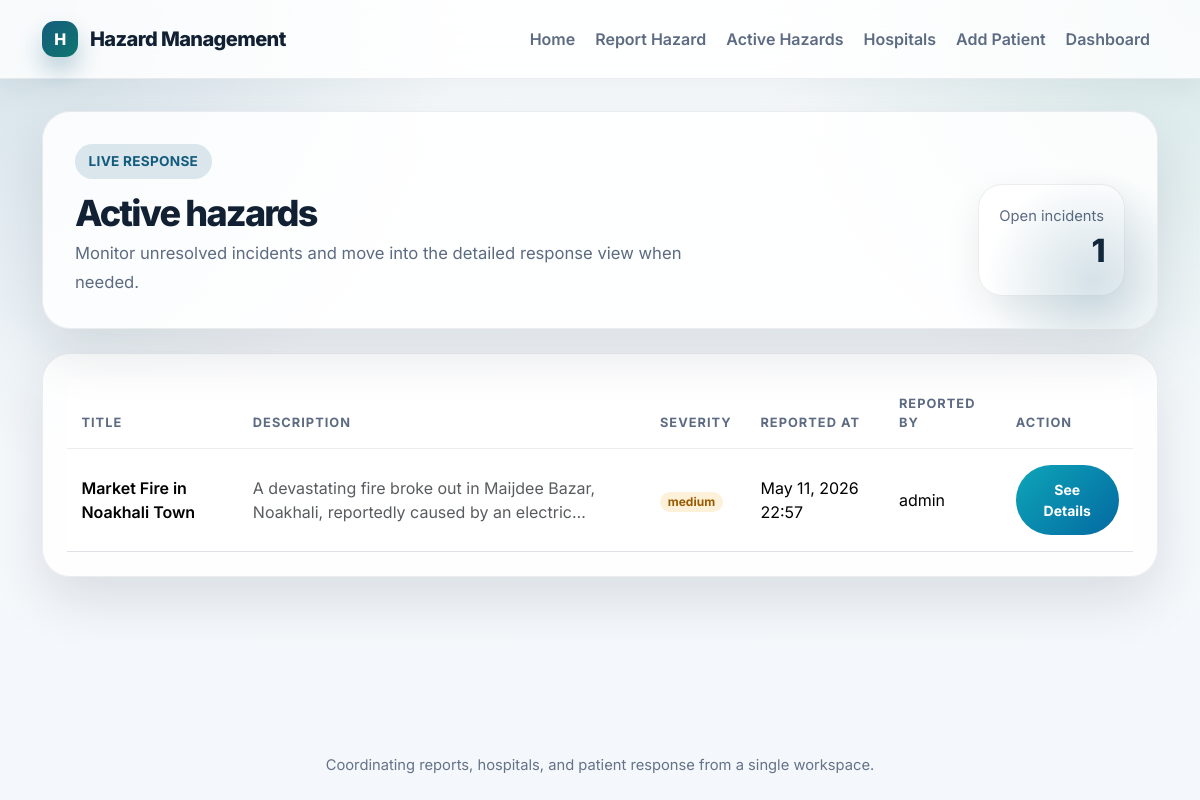
The app's page /active_hazard/ with its own data.
### Core/models.py (models this page shows, shortened)
class HazardReport(models.Model):
    SEVRITY_CHOICES=[
        ('Low','low'),
        ('Medimu','medium'),
        ('High','high')
    ]
    user = models.ForeignKey(
        settings.AUTH_USER_MODEL,
        on_delete=models.CASCADE
    )
    title = models.CharField(max_length=200)
    description = models.TextField()
    created_at = models.DateTimeField(auto_now_add=True)
    servity = models.CharField(max_length=100,choices=SEVRITY_CHOICES)
    status = models.CharField(
        max_length=20,
        choices=[
            ('active', 'Active'),
           ('resolved', 'Resolved')
        ],
        default='active',
    )

class User(AbstractUser):
    CATEGORY_CHOICES =(
        ('admin','admin'),
        ('volunteer','volunteer')
    )
    GENDER_CHOICES=(
        ('Male','male'),
        ('Female','female')
    )
    category = models.CharField(max_length=50,choices=CATEGORY_CHOICES)
    phone= models.CharField(max_length=20),
    date_of_birth = models.DateField(null=True,blank=True)
    gender=models.CharField(max_length=100,choices=GENDER_CHOICES)
    volunteer_id = models.CharField(max_length=50,unique=True,null=True,blank=True)
    profile_image = models.ImageField(upload_to='profiles/',null=True,blank=True)

### Core/views.py (the view)
# urls.py: path('active_hazard/',views.active_hazards,name="Active_hazard"),
def active_hazards(request):
    hazards = HazardReport.objects.filter(status='active')
    print("COUNT:", hazards.count())
    return render(request, 'active_hazard.html', {
        'hazards': hazards
    })

### Core/templates/active_hazard.html (shortened to what this page needs)
{% extends 'base.html' %}
{% block content %}
<section class="hero-panel mb-4">
    <div class="d-flex flex-column flex-md-row justify-content-between align-items-md-end gap-3">
        <div>
            <span class="eyebrow">Live response</span>
            <h1 class="page-title mb-2">Active hazards</h1>
            <p class="page-subtitle mb-0">Monitor unresolved incidents and move into the detailed response view when needed.</p>
        </div>
        <div class="metric-card text-md-end">
            <div class="metric-label">Open incidents</div>
            <div class="metric-value">{{ hazards|length }}</div>
        </div>
    </div>
</section>
<section class="surface-card">
    <div class="table-responsive">
        <table class="table table-hover align-middle">
            <thead>
                <tr>
                    <th>Title</th>
                    <th>Description</th>
                    <th>Severity</th>
                    <th>Reported At</th>
                    <th>Reported By</th>
                    <th>Action</th>
                </tr>
            </thead>
            <tbody>
                {% for h in hazards %}
                <tr>
                    <td class="fw-semibold">{{ h.title }}</td>
                    <td class="text-muted">{{ h.description|truncatechars:90 }}</td>
                    <td>
                        {% if h.servity == 'High' %}
                            <span class="badge rounded-pill badge-soft-danger">{{ h.get_servity_display }}</span>
                        {% elif h.servity == 'Medimu' %}
                            <span class="badge rounded-pill badge-soft-warning">{{ h.get_servity_display }}</span>
                        {% else %}
                            <span class="badge rounded-pill badge-soft-success">{{ h.get_servity_display }}</span>
                        {% endif %}
                    </td>
                    <td>{{ h.created_at|date:"M d, Y H:i" }}</td>
                    <td>{{ h.user.username }}</td>
                    <td>
                        <a href="{% url 'hazard_detail' h.id %}" class="btn btn-sm btn-info">See Details</a>
                    </td>
                </tr>
                {% endfor %}
            </tbody>
        </table>
    </div>
</section>
{% endblock %}

### Core/templates/base.html (style rules this page uses)
:root { --bg: #f4f7fb; --surface: rgba(255, 255, 255, 0.84); --surface-strong: #ffffff; --text: #122033; --muted: #5d6b82; --primary: #145c7d; --primary-soft: rgba(20, 92, 125, 0.14); --accent: #0f766e; --danger: #c2410c; --border: rgba(18, 32, 51, 0.08); --shadow: 0 22px 55px rgba(18, 32, 51, 0.12); }
* { box-sizing: border-box; }
body { margin: 0; min-height: 100vh; font-family: 'Inter', sans-serif; color: var(--text); background: radial-gradient(circle at top left, rgba(20, 92, 125, 0.16), transparent 32%), radial-gradient(circle at top right, rgba(15, 118, 110, 0.14), transparent 30%), linear-gradient(180deg, #f8fbfd 0%, var(--bg) 100%); }
.hero-panel, .surface-card, .info-panel { background: var(--surface); border: 1px solid var(--border); border-radius: 28px; box-shadow: var(--shadow); }
.hero-panel { padding: 2rem; overflow: hidden; position: relative; }
.hero-panel::after { content: ''; position: absolute; inset: auto -3rem -4rem auto; width: 14rem; height: 14rem; border-radius: 50%; background: radial-gradient(circle, rgba(20, 92, 125, 0.18), transparent 68%); pointer-events: none; }
.eyebrow { display: inline-flex; align-items: center; gap: 0.45rem; padding: 0.45rem 0.85rem; border-radius: 999px; background: var(--primary-soft); color: var(--primary); font-size: 0.85rem; font-weight: 700; letter-spacing: 0.02em; text-transform: uppercase; }
.page-title { margin: 1rem 0 0.75rem; font-size: clamp(2rem, 3vw, 3.4rem); font-weight: 800; letter-spacing: -0.05em; line-height: 1.02; }
.page-subtitle { max-width: 62ch; color: var(--muted); font-size: 1.04rem; line-height: 1.7; }
.surface-card, .info-panel { padding: 1.5rem; }
.table { margin-bottom: 0; color: var(--text); }
.table thead th { padding: 1rem 0.9rem; border-bottom-color: rgba(18, 32, 51, 0.08); font-size: 0.8rem; letter-spacing: 0.08em; text-transform: uppercase; color: var(--muted); }
.table tbody td { padding: 1rem 0.9rem; vertical-align: middle; }
.btn { border-radius: 999px; font-weight: 700; padding: 0.85rem 1.3rem; }
.btn-primary, .btn-success, .btn-danger, .btn-info, .btn-outline-primary, .btn-outline-secondary { border: 0; }
.btn-info { background: linear-gradient(135deg, #0ea5b8, #0369a1); color: #fff; }
.metric-card, .action-card { height: 100%; border: 1px solid var(--border); border-radius: 24px; background: rgba(255, 255, 255, 0.9); box-shadow: 0 14px 36px rgba(18, 32, 51, 0.08); }
.metric-card { padding: 1.25rem; }
.metric-value { font-size: 2rem; font-weight: 800; letter-spacing: -0.05em; }
.metric-label, .section-label { color: var(--muted); font-size: 0.92rem; }
.badge-soft-warning { background: rgba(245, 158, 11, 0.15); color: #9a5b00; }

### records on screen
HazardReport: title "Market Fire in Noakhali Town", description "A devastating fire broke out in Maijdee Bazar, Noakhali, reportedly caused by an electric…", servity "medium", created_at "May 11, 2026 22:57", user.username "admin"

### other values on screen
{{ hazards|length }} "1"
